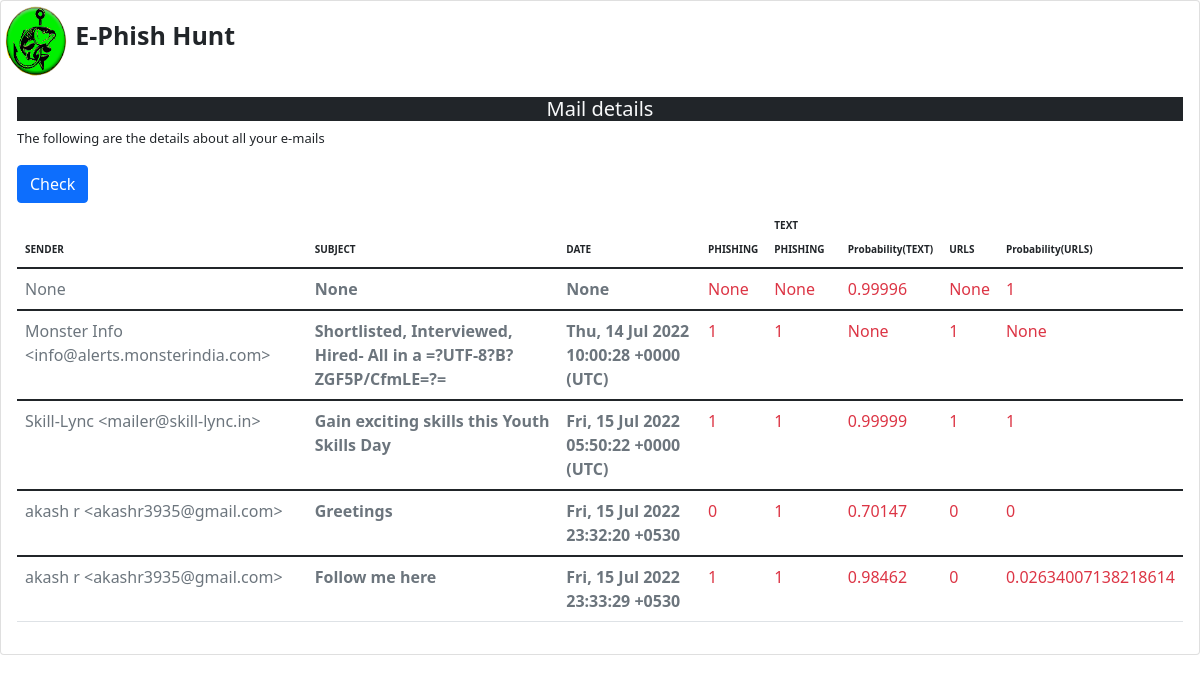
The page /result on the database its author committed.
### tables this page shows
CREATE TABLE EMAIL1(
                             ID integer primary key autoincrement,
                             SENDER text,
                             SUBJECT text,
                             DATE text,
                             MESSAGE_BODY text,
                             PHISHING text,
                             TEXT_PHISHING text,
                             TEXT_PROB number,
                             URL_PHISHING text,
                             LINKS text,
                             LINK_PROB number
                             );

### Flask_Application/app.py (the view)
@app.route('/result')
def op():
    conn = sqlite3.connect('email_db.db',check_same_thread=False)
    result=conn.execute("select * from EMAIL1").fetchall()
    return render_template("popup.html",status=result)

### Flask_Application/templates/popup.html (shortened to what this page needs)
<!DOCTYPE html>
<html lang="en">
<head>
    <link href="https://cdn.jsdelivr.net/npm/bootstrap@5.1.3/dist/css/bootstrap.min.css" rel="stylesheet">
</head>
<body>
    <div class="card">
      <span><img src="/static/logo.png" class="card-img-top" id="top" alt="...">
        <strong><span class="text-dark" style="font-size:25px"> E-Phish Hunt</span></strong></span>
        <div class="card-body">
          <div class="text-light bg-dark"><center><h5 class="card-title">Mail details</h5></center></div>
          <p class="card-text" style="font-size:13px">The following are the details about all your e-mails</p>
            <div><button id="newURL" onClick="window.location.reload();" target="_blank" class="btn btn-primary">Check</button>
              </div>
          <form>
        <table class="table">
          <thead>
          <tr>
          <div class="row" style="font-size:8px">
          <th scope="col"> <span style="font-size:10px">SENDER</span></th>
          <th scope="col"> <span style="font-size:10px">SUBJECT</span></th>
          <th scope="col"><span style="font-size:10px">DATE</span></th>
          <th scope="col"><span style="font-size:10px">PHISHING</span></th>
          <th scope="col"><span style="font-size:10px">TEXT PHISHING</span></th>
          <th scope="col"><span style="font-size:10px">Probability(TEXT)</span></th>
          <th scope="col"><span style="font-size:10px">URLS</span></th>
          <th scope="col"><span style="font-size:10px">Probability(URLS)</span></th></div>
        </tr>
          </thead>
          {%  for i in status %}
          <tbody>
              <tr>
                <td scope = "row" class="text-secondary">{{i[1]}}</td>
                <th class="text-secondary">{{i[2]}}</th>
                <th class="text-secondary">{{i[3]}}</th>
                <td class="text-danger">{{i[5]}}</td>
                <td class="text-danger">{{i[6]}}</td>
                <td class="text-danger">{{i[7]}}</td>
                <td class="text-danger">{{i[8]}}</td>
                <td class="text-danger">{{i[10]}}</td>
              </tr>
          </tbody>
          {% endfor %}
        </table></form>
        </div>
      </div>
</body>
</html>

### Flask_Application/templates/popup.html (style rules this page uses)
#top { width: 70px; height: 80px; }

### rows shown on the page
EMAIL1: i "None", TEXT_PROB "0.99996", LINK_PROB "1"
EMAIL1: SENDER "Monster Info <info@alerts.monsterindia.com>", SUBJECT "Shortlisted, Interviewed, Hired- All in a =?UTF-8?B?ZGF5P/CfmLE=?=", DATE "Thu, 14 Jul 2022 10:00:28 +0000 (UTC)", PHISHING "1", TEXT_PHISHING "1", i "None", URL_PHISHING "1"
EMAIL1: SENDER "Skill-Lync <mailer@skill-lync.in>", SUBJECT "Gain exciting skills this Youth Skills Day", DATE "Fri, 15 Jul 2022 05:50:22 +0000 (UTC)", PHISHING "1", TEXT_PHISHING "1", TEXT_PROB "0.99999", URL_PHISHING "1", LINK_PROB "1"
EMAIL1: SENDER "akash r <akashr3935@gmail.com>", SUBJECT "Greetings", DATE "Fri, 15 Jul 2022 23:32:20 +0530", PHISHING "0", TEXT_PHISHING "1", TEXT_PROB "0.70147", URL_PHISHING "0", LINK_PROB "0"
EMAIL1: SENDER "akash r <akashr3935@gmail.com>", SUBJECT "Follow me here", DATE "Fri, 15 Jul 2022 23:33:29 +0530", PHISHING "1", TEXT_PHISHING "1", TEXT_PROB "0.98462", URL_PHISHING "0", LINK_PROB "0.02634007138218614"
